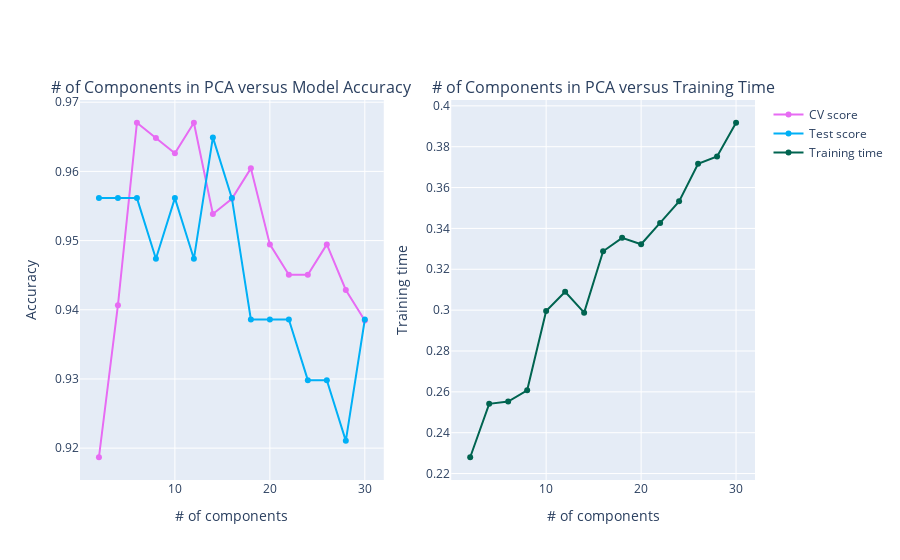

Notebook code cell kept with this figure:
### Code cell
PCA_curves(PCA_cv_score, PCA_test_score, PCA_cv_training_time)

### Figure 1 — Plotly figure (JSON) as saved in the notebook; plotly's stock layout.template omitted (floating-point values rounded to 4 significant figures)
{"data": [{"line": {"color": "rgb(231,107,243)", "width": 2}, "name": "CV score", "x": [2, 4, 6, 8, 10, 12, 14, 16, 18, 20, 22, 24, 26, 28, 30], "y": [0.9187, 0.9407, 0.967, 0.9648, 0.9626, 0.967, 0.9538, 0.956, 0.9604, 0.9495, 0.9451, 0.9451, 0.9495, 0.9429, 0.9385], "type": "scatter", "xaxis": "x", "yaxis": "y"}, {"line": {"color": "rgb(0,176,246)", "width": 2}, "name": "Test score", "x": [2, 4, 6, 8, 10, 12, 14, 16, 18, 20, 22, 24, 26, 28, 30], "y": [0.9561, 0.9561, 0.9561, 0.9474, 0.9561, 0.9474, 0.9649, 0.9561, 0.9386, 0.9386, 0.9386, 0.9298, 0.9298, 0.9211, 0.9386], "type": "scatter", "xaxis": "x", "yaxis": "y"}, {"line": {"color": "rgb(0,100,80)", "width": 2}, "name": "Training time", "x": [2, 4, 6, 8, 10, 12, 14, 16, 18, 20, 22, 24, 26, 28, 30], "y": [0.228, 0.2541, 0.2552, 0.2608, 0.2996, 0.309, 0.2988, 0.3288, 0.3354, 0.3323, 0.3427, 0.3532, 0.3716, 0.3752, 0.3917], "type": "scatter", "xaxis": "x2", "yaxis": "y2"}], "layout": {"xaxis": {"anchor": "y", "domain": [0, 0.45], "title": {"text": "# of components"}, "type": "linear", "range": [-0.214, 32.21], "autorange": true}, "yaxis": {"anchor": "x", "domain": [0, 1], "title": {"text": "Accuracy"}, "type": "linear", "range": [0.9151, 0.9706], "autorange": true}, "xaxis2": {"anchor": "y2", "domain": [0.55, 1], "title": {"text": "# of components"}, "type": "linear", "range": [-0.214, 32.21], "autorange": true}, "yaxis2": {"anchor": "x2", "domain": [0, 1], "title": {"text": "Training time"}, "type": "linear", "range": [0.216, 0.4037], "autorange": true}, "annotations": [{"font": {"size": 16}, "showarrow": false, "text": "# of Components in PCA versus Model Accuracy", "x": 0.225, "xanchor": "center", "xref": "paper", "y": 1, "yanchor": "bottom", "yref": "paper"}, {"font": {"size": 16}, "showarrow": false, "text": "# of Components in PCA versus Training Time", "x": 0.775, "xanchor": "center", "xref": "paper", "y": 1, "yanchor": "bottom", "yref": "paper"}], "autosize": true}}
